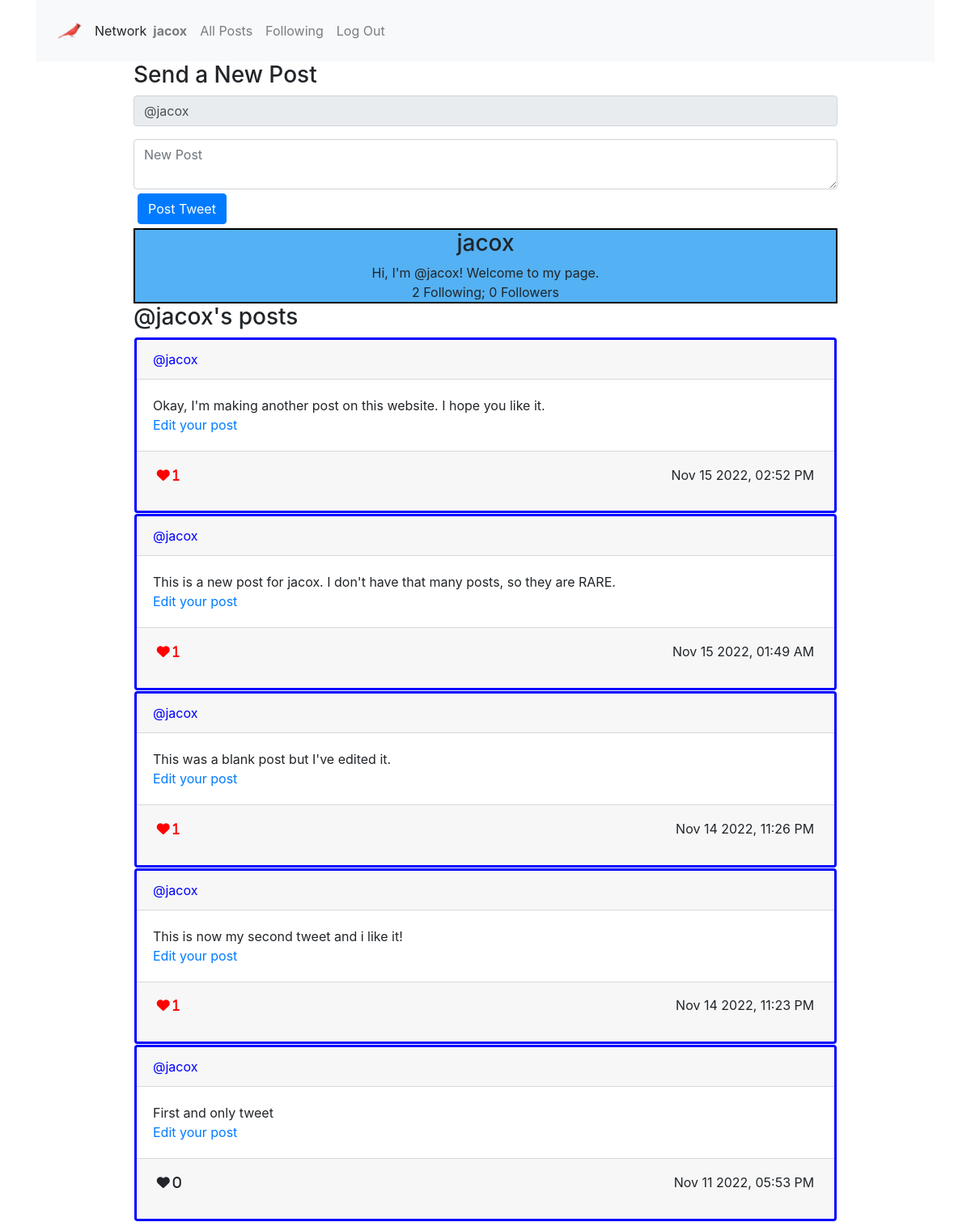
Page /profile/jacox (signed in) on the committed database.
### network/models.py (models this page shows, shortened)
class User(AbstractUser):
    pass

class Profile(models.Model):
    user = models.ForeignKey("User", on_delete=models.CASCADE)
    description = models.TextField(blank=True)
    follows = models.ManyToManyField("User", related_name="isfollowedby", blank=True)
    def serialize(self):
        return {
            "id": self.id,
            "user": self.user.username,
            "description": self.description,
            "follows": [user.username for user in self.follows.all()],
            "isfollowedby": [profile.user.username for profile in self.user.isfollowedby.all()]
        }

class Tweet(models.Model):
    sender = models.ForeignKey("User", on_delete=models.CASCADE)
    body = models.TextField(blank=True)
    timestamp = models.DateTimeField(auto_now_add=True)
    likes = models.ManyToManyField("User", related_name="userlikes", blank=True)
    def serialize(self):
        return {
            "id": self.id,
            "sender": self.sender.username,
            "body": self.body,
            "timestamp": self.timestamp.strftime("%b %d %Y, %I:%M %p"),
            "likes": [user.username for user in self.likes.all()],
            "likecount": len(self.likes.all())
        }

### network/views.py (the view)
# urls.py: path("profile/<str:username>", views.profile, name="profile"),
def profile(request, username, page=1):
    try:
        theuser = User.objects.get(username=username)
    except User.DoesNotExist:
        return render(request, "network/index.html", {
                "message": "Invalid username."
            })
    tweetlist = Tweet.objects.filter(sender=theuser)
    tweetlist = tweetlist.order_by("-timestamp").all()
    paginator = Paginator(tweetlist, per_page=PERPAGE)
    page_object = paginator.get_page(page)
    if request.user.is_authenticated:
        showinput = True
    else:
        showinput = False
    showprofile = True
    listname = "@" + username + "'s posts"
    try:
        theprofile = Profile.objects.get(user=theuser)
    except Profile.DoesNotExist:
        theprofile = Profile(user=theuser, description="Hi, I'm " + "@" + theuser.username + "! Welcome to my page.")
        theprofile.save()
    if not request.user.is_authenticated:
        print("no follow not logged in")
        followbutton = "no"
    elif theuser == request.user:
        print("no follow button ", request.user.username, " logged in can't follow yourself")
        followbutton = "no"
    elif Profile.objects.get(user=request.user) in theuser.isfollowedby.all():
        print("logged in user ", request.user.username, "already follows ", theuser.username)
        followbutton = "unfollow"
    else:
        print("logged in user ", request.user.username, "doesn't already follow", theuser.username)
        followbutton = "follow"
    context = {
        "showinput": showinput,
        "showprofile": showprofile,
        "listname": listname,
        "profile": theprofile.serialize(),
        "tweetlist": processtweetlist(request, page_object),
        "page": {
            "current": page_object.number,
            "has_next": page_object.has_next(),
            "has_previous": page_object.has_previous()
        },
        "followbutton": followbutton
    }
    return render(request, "network/profile.html", context)

### network/views.py (called while the page is built)
def processtweetlist(request, tweetlist):
    returnlist = []
    for tweet in tweetlist:
        stweet = tweet.serialize()
        if not request.user.is_authenticated:
            stweet['redheart'] = False
        else:
            stweet['redheart'] = (request.user in tweet.likes.all())
        returnlist.append(stweet)
    return returnlist

### network/templates/network/profile.html (shortened to what this page needs)
{% extends "network/layout.html" %}
{% load static %}

### network/templates/network/layout.html (shortened to what this page needs)
<!DOCTYPE html>
<html lang="en">
    {% load static %}
    <head>
        <link rel="stylesheet" href="https://stackpath.bootstrapcdn.com/bootstrap/4.4.1/css/bootstrap.min.css">
        <link href="{% static 'network/styles.css' %}" rel="stylesheet">
    </head>
    <body>
        <div class="container">
            <nav class="navbar navbar-expand-lg navbar-light bg-light">
                <img src="{% static 'network/3930813.png' %}"
                <a class="navbar-brand" href="#">Network</a>
                <ul class="navbar-nav mr-auto">
                    {% if request.user.is_authenticated %}
                        <li class="nav-item">
                            <a class="nav-link" id="usernamelink" href="{% url 'profile' request.user.username %}"><strong>{{ request.user.username }}</strong></a>
                        </li>
                    {% endif %}
                    <li class="nav-item">
                    <a class="nav-link" id="allposts" href="{% url 'index' %}">All Posts</a>
                    </li>
                    {% if user.is_authenticated %}
                        <li class="nav-item">
                            <a id='followinglink' class="nav-link" href="{% url 'myfollows' %}">Following</a>
                        </li>
                        <li class="nav-item">
                            <a class="nav-link" href="{% url 'logout' %}">Log Out</a>
                        </li>
                    {% endif %}
                </ul>
            </nav>
        </div>
        {% block body %}
        <div class="body">
            <div class='container w-75'>
                {% if showinput %}
                    <div id="compose-view">
                        <h3>Send a New Post</h3>
                        <form id="compose-form">
                            <div class="form-group">
                                <input disabled class="form-control" value="@{{ request.user.username }}">
                            </div>
                            <textarea class="form-control" id="compose-body" placeholder="New Post"></textarea>
                            <button id="post_tweet" type="button" onclick=posttweet(event) class="btn btn-primary">Post Tweet</button>
                        </form>
                    </div>
                {% endif %}
                {% if showprofile %}
                    <div id="profile-view">
                        <h3 id="profile_title">
                            {{ profile.user }}
                        </h3>
                        <div id="profile_content">
                            <div>
                                {{ profile.description }}
                            </div>
                            <div>
                                {{ profile.follows | length }} Following; {{ profile.isfollowedby | length }} Follower{{ profile.isfollowedby | length | pluralize }}
                            </div>
                        </div>
                    </div>
                {% endif %}
                <div id="tweets-view">
                    <h3 id="tweets_title">{{ listname }}</h3>
                    <div id="tweets_content">
                        {% if tweetlist|length == 0 %}
                            <i>No posts to display</i>
                        {% else %}
                            {% for tweet in tweetlist %}
                                <div class='card' id='card{{ forloop.counter0 }}'>
                                    <div class='card-header' onclick='displayprofile("{{tweet.sender}}")'>
                                        @{{ tweet.sender }}
                                    </div>
                                    <div id='cardbody{{ forloop.counter0 }}' class='card-body'>
                                        <div class='card-text'>
                                            {{ tweet.body }}
                                        </div>
                                        <div class='card-text'>
                                            {% if tweet.sender == request.user.username %}
                                                <a href='javascript:void(0)' onclick='edittweet({{ forloop.counter0 }})'>Edit your post</a>
                                            {% endif %}
                                        </div>
                                    </div>
                                    <div class='card-footer'>
                                        <table class='table table-sm table-borderless'>
                                            <tbody>
                                                <tr>
                                                    <td>
                                                        <i id='heart{{ forloop.counter0 }}' onclick='togglelike(event, {{ forloop.counter0 }}, {{ tweet.id }})'
                                                            class="fa-solid fa-heart"
                                                            {% if tweet.redheart %}
                                                                name="red"
                                                            {% else %}
                                                                name="black"
                                                            {% endif %}
                                                        >&nbsp{{ tweet.likecount }}</i>
                                                    </td>
                                                    <td id='rj'>
                                                        {{ tweet.timestamp }}
                                                    </td>
                                                </tr>
                                            </tbody>
                                        </table>
                                    </div>
                                </div>
                            {% endfor %}
                        {% endif %}
                    </div>
                </div>
            </div>
            {% endblock %}
        </div>
    </body>
</html>

### network/static/network/styles.css (style rules this page uses)
.card { border: 3px solid blue; margin: 1px; }
button { margin: 5px; }
#rj { text-align:right; }
#profile-view { text-align: center; border: 2px solid black; background-color: rgb(84, 177, 243); margin:2 px; }
.card-header { cursor:pointer; color: blue; }
i[name='red'] { color:red; }
img { width: 100%; max-width: 30px; margin: 10px; }

### rows in the picture
User: user.username "jacox", user.username "@jacox", user "jacox", sender "jacox" "jacox" "jacox" "jacox" "jacox"
Profile: description "Hi, I'm @jacox! Welcome to my page."
Tweet: body "Okay, I'm making another post on this website. I hope you like it."
Tweet: body "This is a new post for jacox. I don't have that many posts, so they are RARE."
Tweet: body "This was a blank post but I've edited it."
Tweet: body "This is now my second tweet and i like it!"
Tweet: body "First and only tweet"

### other values in the picture
{{ profile.follows | length }} "2"
{{ profile.isfollowedby | length }} "0"
{{ profile.isfollowedby | length | pluralize }} "s"
{{ listname }} "@jacox's posts"
{{ tweet.likecount }} "1" "1" "1" "1" "0"
{{ tweet.timestamp }} "Nov 15 2022, 02:52 PM" "Nov 15 2022, 01:49 AM" "Nov 14 2022, 11:26 PM" "Nov 14 2022, 11:23 PM" "Nov 11 2022, 05:53 PM"
